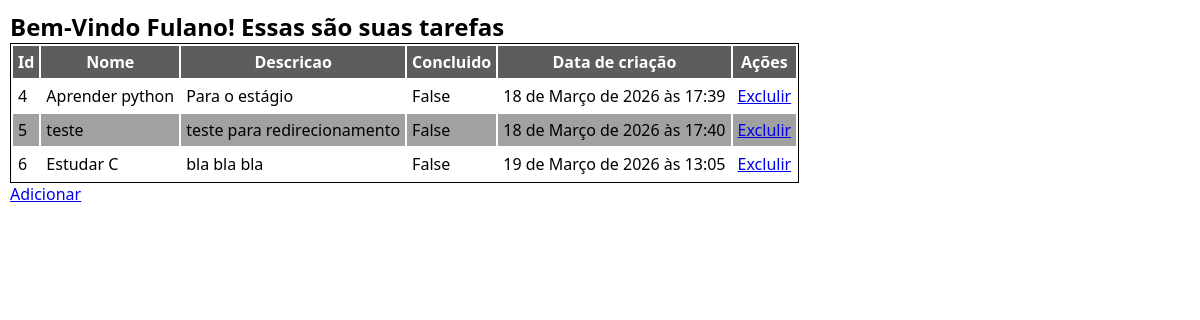
Page /tarefas/ on the committed database.
### tarefas/models.py (models this page shows, shortened)
class TarefaModel(models.Model):
    nome = models.CharField(max_length=100)
    descricao = models.TextField(null= True, blank= True)
    concluido = models.BooleanField(default= False)
    data_criacao = models.DateTimeField(auto_now_add=True)

### tarefas/views.py (the view)
# urls.py: path('', views.tarefas_home, name='home'),
def tarefas_home(request):
    contexto = {
        "nome":"Fulano",
        "tarefas":TarefaModel.objects.all()
    }
    return render(request, 'tarefas/home.html', contexto)

### templates/tarefas/home.html (shortened to what this page needs)
<!DOCTYPE html>
<html lang="pt-br">
<head>
</head>
<body>
    <section>
        <h1>Bem-Vindo {{nome}}! Essas são suas tarefas</h1>
        <table>
            <thead>
                <tr>
                    <th>Id</th>
                    <th>Nome</th>
                    <th>Descricao</th>
                    <th>Concluido</th>
                    <th>Data de criação</th>
                    <th>Ações</th>
                </tr>
            </thead>
            <tbody>
                {% for tarefa in tarefas %}
                <tr>
                    <td>{{tarefa.id}}</td>
                    <td>{{tarefa.nome}}</td>
                    <td>{{tarefa.descricao}}</td>
                    <td>{{tarefa.concluido}}</td>
                    <td>{{tarefa.data_criacao}}</td>
                    <td>
                        <a class="link-excluir" aria-label="Exclulir" href="{% url 'tarefas:remover' tarefa.id %}">Exclulir</a>
                    </td>
                </tr>
                {% endfor %}
            </tbody>
        </table>
        <a href="{% url 'tarefas:adicionar' %}">Adicionar</a>
    </section>
</body>
</html>

### templates/tarefas/home.html (style rules this page uses)
* { font-family: 'Segoe UI', Tahoma, Geneva, Verdana, sans-serif; box-sizing: border-box; padding: 0; margin: 0; }
section { padding: 10px; }
table { border: 1px black solid; }
table thead { border: 1px black solid; background-color: rgba(0, 0, 0, 0.637); }
table thead tr th { color: white; padding: 5px; }
table tbody tr td { padding: 5px; }
table tbody tr:nth-child(even) { background-color: rgb(161, 161, 161); }

### rows in the picture
TarefaModel: id "4", nome "Aprender python", descricao "Para o estágio", concluido "False", data_criacao "18 de Março de 2026 às 17:39"
TarefaModel: id "5", nome "teste", descricao "teste para redirecionamento", concluido "False", data_criacao "18 de Março de 2026 às 17:40"
TarefaModel: id "6", nome "Estudar C", descricao "bla bla bla", concluido "False", data_criacao "19 de Março de 2026 às 13:05"

### other values in the picture
{{ nome }} "Fulano"
